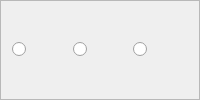
             <widget class="QFrame" name="frame_5">
              <property name="minimumSize">
               <size>
                <width>150</width>
                <height>37</height>
               </size>
              </property>
              <property name="frameShape">
               <enum>QFrame::StyledPanel</enum>
              </property>
              <property name="frameShadow">
               <enum>QFrame::Raised</enum>
              </property>
              <layout class="QGridLayout" name="gridLayout_2">
               <item row="0" column="0">
                <widget class="QRadioButton" name="no_soil_vgn">
                 <property name="text">
                  <string/>
                 </property>
                </widget>
               </item>
               <item row="0" column="1">
                <widget class="QRadioButton" name="change_soil_vgn">
                 <property name="text">
                  <string/>
                 </property>
                </widget>
               </item>
               <item row="0" column="2">
                <widget class="QRadioButton" name="calibrate_soil_vgn">
                 <property name="maximumSize">
                  <size>
                   <width>16777215</width>
                   <height>37</height>
                  </size>
                 </property>
                 <property name="text">
                  <string/>
                 </property>
                </widget>
               </item>
              </layout>
             </widget>
